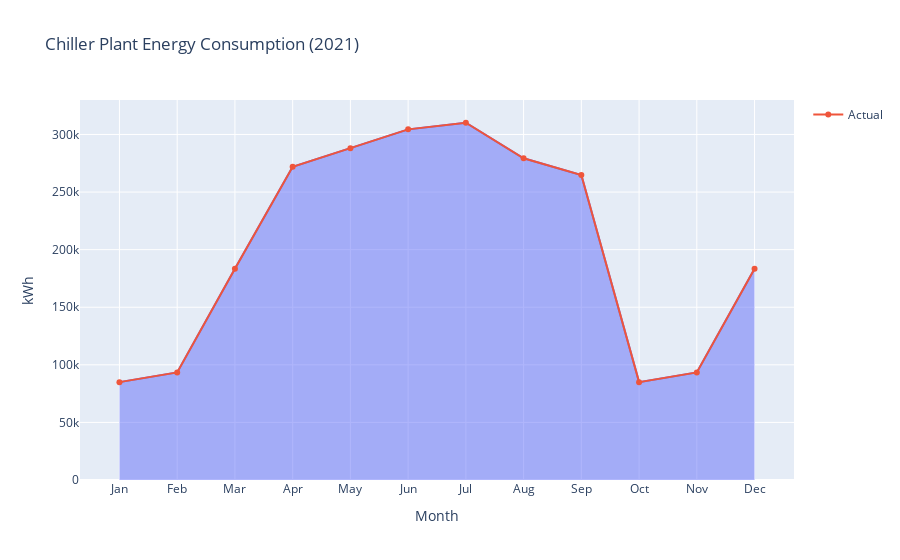

The code cell stored with this chart in its notebook:
### Code cell
import plotly.express as px

chiller_data = {
    'Month': ['Jan','Feb','Mar','Apr','May','Jun','Jul','Aug','Sep','Oct','Nov','Dec'],
    'Consumption': list(chiller_q1['Consumption of Power of Chiller Plant'][:3])+list(chiller_q2['Consumption of Power of Chiller Plant'][:3])+list(chiller_q3['Consumption of Power of Chiller Plant'][:3])+list(chiller_q4['Consumption of Power of Chiller Plant'][:3])
}

fig = px.area(chiller_data, x='Month', y='Consumption',
             title="Chiller Plant Energy Consumption (2021)",
             labels={'Consumption':'kWh'})
fig.add_scatter(x=chiller_data['Month'], y=chiller_data['Consumption'], 
               mode='lines+markers', name='Actual')
fig.show()

### Figure 1 — Plotly figure (JSON) as saved in the notebook; plotly's stock layout.template omitted (floating-point values rounded to 4 significant figures)
{"data": [{"fillpattern": {"shape": ""}, "hovertemplate": "Month=%{x}<br>kWh=%{y}<extra></extra>", "legendgroup": "", "line": {"color": "#636efa"}, "marker": {"symbol": "circle"}, "mode": "lines", "name": "", "orientation": "v", "showlegend": false, "stackgroup": "1", "type": "scatter", "x": ["Jan", "Feb", "Mar", "Apr", "May", "Jun", "Jul", "Aug", "Sep", "Oct", "Nov", "Dec"], "xaxis": "x", "y": [84975, 93383, 183439, 271895, 288130, 304441, 310180, 279343, 264773, 84975, 93383, 183439], "yaxis": "y"}, {"mode": "lines+markers", "name": "Actual", "type": "scatter", "x": ["Jan", "Feb", "Mar", "Apr", "May", "Jun", "Jul", "Aug", "Sep", "Oct", "Nov", "Dec"], "y": [84975, 93383, 183439, 271895, 288130, 304441, 310180, 279343, 264773, 84975, 93383, 183439]}], "layout": {"legend": {"tracegroupgap": 0}, "title": {"text": "Chiller Plant Energy Consumption (2021)"}, "xaxis": {"anchor": "y", "domain": [0, 1], "title": {"text": "Month"}}, "yaxis": {"anchor": "x", "domain": [0, 1], "title": {"text": "kWh"}}}}
